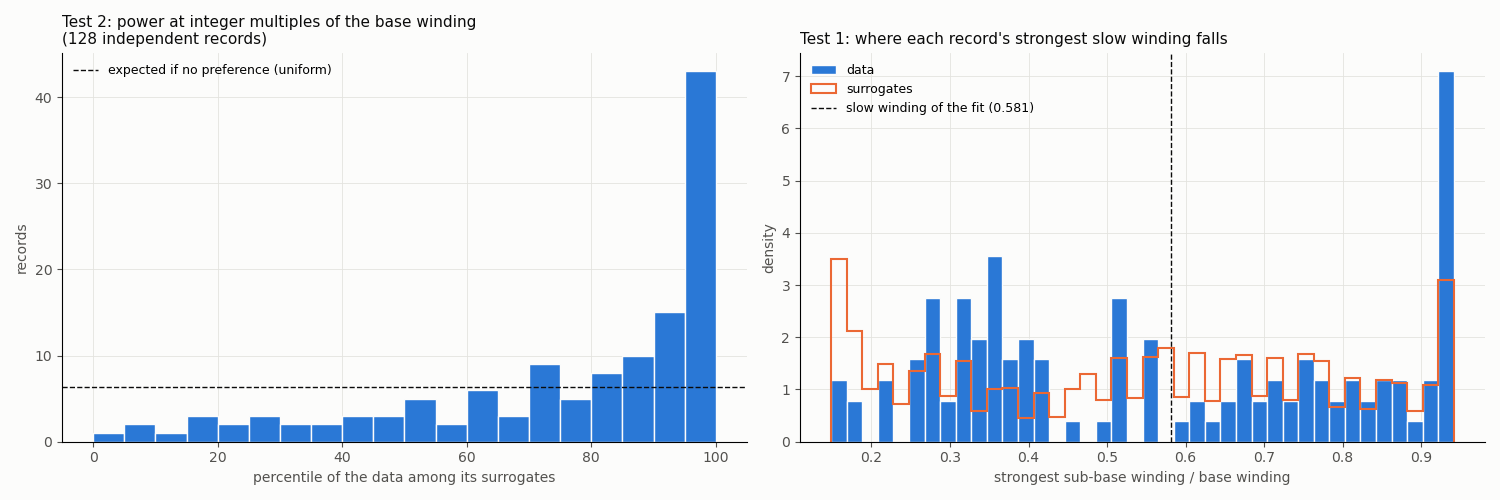

Recreate this plot in Python.
#!/usr/bin/env python3
"""Tests 1 and 2 of landreman_lte_synthesis.md section 7, model-free (2026-10-21).

Manifold: the common manifold F(t) of the AMO/PDO/NINO4/IODE four-leg fit (legs/amo_pdo_nino4_iode, lte_results.1.csv
column 4), base winding k_b = 0.2017 (ltep[-1] of that fit), slow winding 0.1173 (= 0.581 k_b).
Records: data NOT used to fit that manifold: the 89 Kaplan SST quads (Oct2026_dlod), other indices (Feb2026), the 60
tide-gauge series (Oct2026_msl5/data). Each record: dates within the manifold's span, missing months dropped,
quadratic trend removed. "Independent" subset: records whose detrended data correlate |r| <= 0.5 with each of the four
fitting series (AMO, PDO, NINO4, IODE).
Spectrum: P(M) = |sum y(t) exp(-2 pi i M F(t))|^2 for M in [0.03, 2.0] (step 0.0025), the data projected on the
windings of the manifold, no harmonic ladder imposed.
Null: 200 phase-randomized surrogates of each record (same power spectrum), projected on the same manifold, so any
structure the manifold itself imposes appears in the null too.
 Test 2 (rational iota in the data): S = power within +-0.01 of h*k_b, h = 1..9, as a fraction of the power in
   M in [0.1, 2.0]; each record's percentile among its surrogates; mean percentile over records against 50.
 Test 1 (common slow ratio): each record's strongest winding in M in [0.03, 0.19] (below the base); the spread of those
   winding values across records compared with records drawn from the surrogates (one surrogate per record, 200 draws):
   fraction of records within +-0.004 of 0.1173 (ratio 0.581) and the tightest cluster (highest kernel density).
    python3 landreman_tests.py      -> landreman_tests.json, landreman_tests.png, digest on stdout
"""
import json
from pathlib import Path

import matplotlib
import numpy as np

matplotlib.use("Agg")
import matplotlib.pyplot as plt  # noqa: E402

HERE = Path(__file__).resolve().parent
EX = HERE.parent / "experiments"
RUN = EX / "Oct2026_generator/legs/amo_pdo_nino4_iode"
rng = np.random.default_rng(2026)
NS = 200
INK, MUTED, GRID, SURF = "#0b0b0b", "#52514e", "#e4e3df", "#fcfcfb"

p = json.load(open(RUN / "lt.exe.p")); KB = abs(p["ltep"][-1]); KS = abs(p["ltep"][0])
man = np.loadtxt(RUN / "lte_results.1.csv", delimiter=","); TM, FM = man[:, 0], man[:, 3]
M = np.arange(0.03, 2.0001, 0.0025)
fit_series = {}
for k, n in enumerate(("AMO", "PDO", "NINO4", "IODE"), 1):
    a = np.loadtxt(RUN / f"lte_results.{k}.csv", delimiter=","); fit_series[n] = {round(t, 3): v for t, v, ok in zip(a[:, 0], a[:, 2], a[:, 2] != 0) if ok}


def records():
    out = {}
    for d in sorted((EX / "Oct2026_dlod").glob("k[NS]*_[EW]*")):
        out[f"quad {d.name}"] = d / f"{d.name}.dat"
    for i in ("pna", "sam", "nao", "baltic", "soi", "tna", "tpi", "emi", "ao", "darwin1880", "iod", "iodw", "nino34", "k3_amo_full"):
        out[f"index {i}"] = EX / "Feb2026" / i / f"{i}.dat"
    for f in sorted((EX / "Oct2026_msl5/data").glob("msl*.dat")):
        out[f"tide gauge {f.stem[3:]}"] = f
    return out


def prep(path):
    a = np.loadtxt(path); a = a[np.isfinite(a[:, 1]) & (a[:, 1] != 0)]
    a = a[(a[:, 0] >= TM[0]) & (a[:, 0] <= TM[-1])]
    if len(a) < 240:
        return None
    t, y = a[:, 0], a[:, 1]; y = y - np.polyval(np.polyfit(t, y, 2), t)
    return t, y


def surrogates(y, n):
    Z = np.fft.rfft(y); ph = rng.uniform(0, 2 * np.pi, (n, len(Z))); ph[:, 0] = 0
    return np.fft.irfft(np.abs(Z)[None, :] * np.exp(1j * ph), len(y), axis=1)


win_int = np.zeros_like(M, bool)
for h in range(1, 10):
    win_int |= np.abs(M - h * KB) <= 0.01
band = (M >= 0.1) & (M <= 2.0); sub = (M >= 0.03) & (M <= 0.19)

res = {}
for name, path in records().items():
    r = prep(path)
    if r is None:
        continue
    t, y = r
    key = [round(x, 3) for x in t]
    indep = True
    for s in fit_series.values():
        c = [(y[i], s[k]) for i, k in enumerate(key) if k in s]
        if len(c) > 120:
            cy = np.array(c); rr = np.corrcoef(cy[:, 0], cy[:, 1] - np.polyval(np.polyfit(np.arange(len(cy)), cy[:, 1], 2), np.arange(len(cy))))[0, 1]
            if abs(rr) > 0.5:
                indep = False
    E = np.exp(-2j * np.pi * M[:, None] * np.interp(t, TM, FM)[None, :])
    Y = np.vstack([y, surrogates(y, NS)])                       # row 0 = data
    P = np.abs(E @ Y.T) ** 2                                    # (nM, 1+NS)
    S = P[win_int & band].sum(axis=0) / P[band].sum(axis=0)
    slow = M[sub][np.argmax(P[sub], axis=0)]
    res[name] = dict(indep=indep, n=len(t), S=float(S[0]), S_pct=float(np.mean(S[1:] < S[0]) * 100),
                     slow=float(slow[0]), slow_surr=slow[1:].tolist(),
                     top=[float(M[band][i]) for i in np.argsort(-P[band, 0])[:5]])

names = list(res); ind = [n for n in names if res[n]["indep"]]
out = {"manifold_run": str(RUN.relative_to(EX.parent)), "k_base": KB, "k_slow": KS, "records": res}
(HERE / "landreman_tests.json").write_text(json.dumps(out, indent=1))


def digest(sel, label):
    pct = np.array([res[n]["S_pct"] for n in sel])
    se = 100 / np.sqrt(12 * len(sel))                           # sd of a mean of uniform percentiles
    print(f"\n[{label}: {len(sel)} records]")
    print(f" Test 2  power at integer multiples of the base: mean percentile vs surrogates {pct.mean():.1f} (null 50 +- {se:.1f}; z {(pct.mean() - 50) / se:+.2f}); "
          f"records above the 95th percentile {np.sum(pct > 95)} (expected {0.05 * len(sel):.1f})")
    real = np.array([res[n]["slow"] for n in sel]); surr = np.array([res[n]["slow_surr"] for n in sel])     # (nrec, NS)
    near = lambda v: np.mean(np.abs(v - KS) <= 0.004)
    nulln = np.array([near(surr[:, j]) for j in range(NS)])
    grid = np.arange(0.03, 0.19, 0.001)
    def dens(v):
        return np.max(np.exp(-0.5 * ((grid[:, None] - v[None, :]) / 0.003) ** 2).sum(axis=1)) / len(v)
    dr = dens(real); dn = np.array([dens(surr[:, j]) for j in range(NS)])
    print(f" Test 1  strongest sub-base winding: share within +-0.004 of {KS:.4f} (ratio {KS / KB:.3f}) {near(real):.2f} "
          f"(surrogates {nulln.mean():.2f}, 95th pct {np.percentile(nulln, 95):.2f}; p {np.mean(nulln >= near(real)):.3f}); "
          f"tightest cluster density {dr:.2f} at ratio {grid[np.argmax(np.exp(-0.5 * ((grid[:, None] - real[None, :]) / 0.003) ** 2).sum(axis=1))] / KB:.3f} "
          f"(surrogates 95th pct {np.percentile(dn, 95):.2f}; p {np.mean(dn >= dr):.3f})")
    return pct, real, surr


print(f"manifold {out['manifold_run']}, k_base {KB:.4f}, slow {KS:.4f} (ratio {KS / KB:.3f}); {NS} surrogates per record")
pa, ra, sa = digest(names, "all records")
pi, ri, si = digest(ind, "independent records (|r| <= 0.5 with AMO, PDO, NINO4, IODE)")
for grp in ("quad", "index", "tide gauge"):
    sel = [n for n in ind if n.startswith(grp)]
    if sel:
        digest(sel, f"independent {grp}s")

fig, axs = plt.subplots(1, 2, figsize=(15, 5), facecolor=SURF)
for a in axs:
    a.set_facecolor(SURF); a.grid(True, color=GRID, lw=0.6); a.set_axisbelow(True); a.tick_params(colors=MUTED)
    for s in ("top", "right"):
        a.spines[s].set_visible(False)
axs[0].hist(pi, bins=np.arange(0, 101, 5), color="#2a78d6", edgecolor=SURF)
axs[0].axhline(len(pi) / 20, color=INK, lw=1, ls="--", label="expected if no preference (uniform)")
axs[0].set_xlabel("percentile of the data among its surrogates", color=MUTED); axs[0].set_ylabel("records", color=MUTED)
axs[0].set_title(f"Test 2: power at integer multiples of the base winding\n({len(pi)} independent records)", loc="left", fontsize=11, color=INK)
axs[0].legend(frameon=False, fontsize=9)
bins = np.arange(0.03, 0.1901, 0.004) / KB
axs[1].hist(ri / KB, bins=bins, color="#2a78d6", edgecolor=SURF, label="data", density=True)
axs[1].hist(si.ravel() / KB, bins=bins, histtype="step", color="#eb6834", lw=1.5, label="surrogates", density=True)
axs[1].axvline(KS / KB, color=INK, lw=1, ls="--", label=f"slow winding of the fit ({KS / KB:.3f})")
axs[1].set_xlabel("strongest sub-base winding / base winding", color=MUTED); axs[1].set_ylabel("density", color=MUTED)
axs[1].set_title("Test 1: where each record's strongest slow winding falls", loc="left", fontsize=11, color=INK)
axs[1].legend(frameon=False, fontsize=9)
fig.tight_layout(); fig.savefig(HERE / "landreman_tests.png", dpi=100, facecolor=SURF)
print("\nplot: landreman_tests.png; per-record results: landreman_tests.json")
